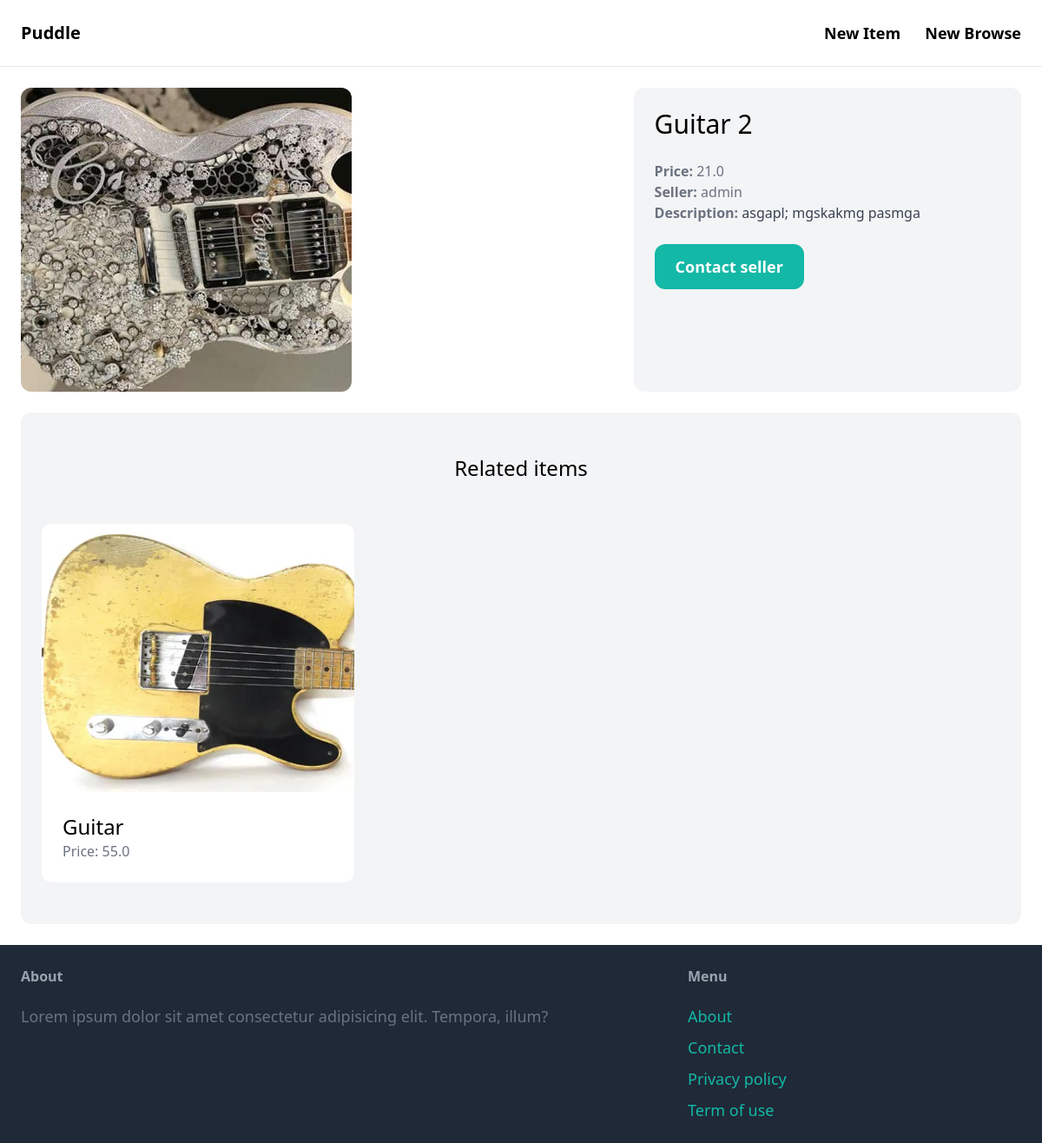
The page /items/2 on the database its author committed.
### item/models.py (models this page shows, shortened)
class Item(models.Model):
    category = models.ForeignKey(
        Category, related_name='items', on_delete=models.CASCADE)
    name = models.CharField(max_length=255)
    description = models.TextField(blank=True, null=True)
    price = models.FloatField()
    image = models.ImageField(upload_to='item_images', blank=True, null=True)
    is_sold = models.BooleanField(default=False)
    create_at = models.DateTimeField(auto_now_add=True)
    created_by = models.ForeignKey(
        User, related_name='items', on_delete=models.CASCADE)

### item/views.py (the view)
# urls.py: path('<int:pk>', views.detail, name='detail'),
def detail(request, pk):
    item = get_object_or_404(Item, pk=pk)
    related_items = Item.objects.filter(
        category=item.category, is_sold=False).exclude(pk=pk)[0:3]
    return render(request, 'item/detail.html', {'item': item, 'related_items': related_items})

### item/templates/item/detail.html (shortened to what this page needs)
{% extends 'core/base.html' %}
{% block content %}
<div class="grid grid-cols-5 gap-6">
  <div class="col-span-3">
    <img src="{{ item.image.url }}" class="rounded-xl">
  </div>
  <div class="col-span-2 p-6 bg-gray-100 rounded-xl">
    <h1 class="mb-6 text-3xl">{{ item.name }}</h1>
    <p class="text-gray-500"><strong>Price: </strong>{{ item.price }}</p>
    <p class="text-gray-500"><strong>Seller: </strong>{{ item.created_by.username }}</p>
    {% if item.description %}
    <p class="text-gray-700">
      <strong class="text-gray-500">Description: </strong>{{ item.description }}
    </p>
    {% endif %}
    <a href="#"
      class="inline-block mt-6 px-6 py-3 text-lg font-semibold bg-teal-500 text-white rounded-xl hover:bg-teal-700">Contact
      seller</a>
  </div>
</div>
<div class="mt-6 px-6 py-12 bg-gray-100 rounded-xl">
  <h2 class="mb-12 text-2xl text-center"> Related items</h2>
  <div class="grid grid-cols-3 gap-3">
    {% for item in related_items %}
    <div>
      <a href="{% url 'item:detail' item.id %}">
        <div>
          <img src="{{ item.image.url }}" alt="" class="rounded-t-xl">
        </div>
        <div class="p-6 bg-white rounded-b-xl">
          <h2 class="text-2xl">{{ item.name }}</h2>
          <p class="text-gray-500">Price: {{ item.price }}</p>
        </div>
      </a>
    </div>
    {% endfor %}
  </div>
</div>
{% endblock %}

### rows shown on the page
Item: image (picture), name "Guitar 2", price "21.0", created_by.username "admin", description "asgapl; mgskakmg pasmga"
Item: image (picture), name "Guitar", price "55.0"
